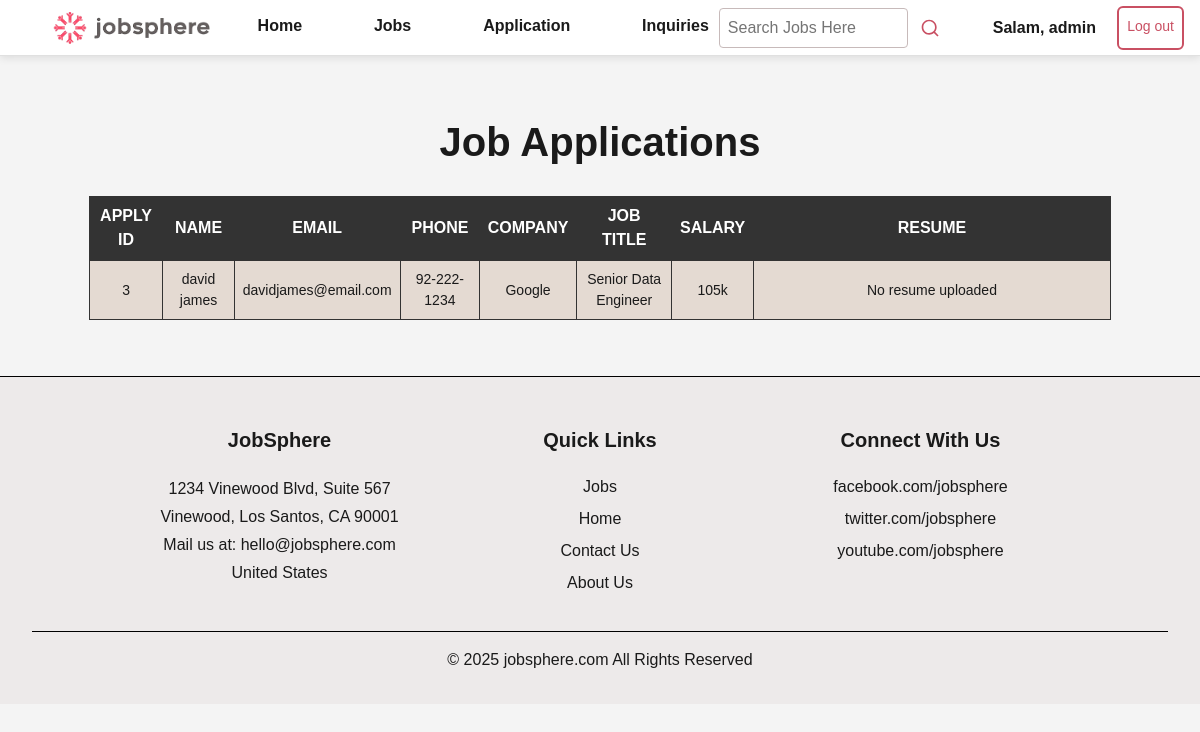
/job_application.php (signed in), run on the app's committed database.
### tables this page shows
CREATE TABLE `applications` (
  `apply_id` int(11) NOT NULL,
  `name` varchar(55) NOT NULL,
  `email` varchar(55) NOT NULL,
  `age` varchar(2) NOT NULL,
  `phone` varchar(11) NOT NULL,
  `address` varchar(60) NOT NULL,
  `education` varchar(250) NOT NULL,
  `company_name` varchar(50) NOT NULL,
  `job_title` varchar(55) NOT NULL,
  `job_salary` varchar(50) NOT NULL
);

### job_application.php (the view, shortened to what this page needs)
<?php require("includes/config.php"); ?>
<?php if (isset($_SESSION['logged_in']) && $_SESSION['logged_in'] === 'T' && isset($_SESSION['user_type']) && ($_SESSION['user_type'] === 'admin' || $_SESSION['user_type'] === 'employer')) { ?>
    <?php
    $sql = "SELECT * FROM applications";
    $stmt = $conn->query($sql);
    if ($stmt->num_rows > 0) {
    ?>
        <!DOCTYPE html>
        <head>
            <?php require('includes/head.php'); ?>
        </head>
        <body>
            <section class="first-section">
                <?php require('includes/navbar.php'); ?>
                <div class="table-container">
                    <h1>Job Applications</h1>
                    <table>
                        <thead>
                            <th>Apply id</th>
                            <th>Name</th>
                            <th>Email</th>
                            <th>Phone</th>
                            <th>Company</th>
                            <th>Job Title</th>
                            <th>Salary</th>
                            <th>Resume</th>
                        </thead>
                        <tbody>
                            <?php
                            while ($row = $stmt->fetch_assoc()) {
                            ?>
                                <tr>
                                    <td> <?php echo $row['apply_id']; ?> </td>
                                    <td> <?php echo $row['name']; ?> </td>
                                    <td> <?php echo $row['email']; ?> </td>
                                    <td> <?php echo $row['phone']; ?> </td>
                                    <td> <?php echo $row['company_name']; ?> </td>
                                    <td> <?php echo $row['job_title']; ?> </td>
                                    <td> <?php echo $row['job_salary']; ?> </td>
                                    <td>
                                        <?php if (!empty($row['resume_path'])): ?>
                                            <a href="uploads/resumes/<?php echo $row['resume_path']; ?>"
                                                target="_blank"
                                                class="resume-link">
                                                View Resume
                                            </a>
                                        <?php else: ?>
                                            No resume uploaded
                                        <?php endif; ?>
                                    </td>
                                </tr>
                            <?php } ?>
                        </tbody>
                    </table>
                <?php } else {
                echo "<h2> No record found</h2>";
            }
                ?>
                </div>
            </section>
            <?php require('includes/footer.php') ?>
        </body>
        </html>
    <?php } else {
    echo '<h2>Only admin or employer can access this page</h2>';
} ?>

### css/style.css (style rules this page uses)
* { margin: 0; padding: 0; box-sizing: border-box; }
body { font-family: var(--font-family-base); background-color: var(--color-background); color: var(--color-text-primary); line-height: var(--line-height-base); min-height: 100vh; overflow-x: hidden; }
.table-container { width: 100%; padding: var(--spacing-lg); overflow-x: auto; }
.table-container h1 { text-align: center; margin: var(--spacing-md) 0; font-size: clamp(1.75rem, 5vw, var(--font-size-4xl)); }
.table-container table { margin: var(--spacing-md) auto; width: 100%; max-width: 90%; background-color: var(--color-background-table); border-collapse: collapse; }
.table-container table th { text-transform: uppercase; text-align: center; background-color: var(--color-text-secondary); padding: var(--spacing-sm); color: white; font-weight: var(--font-weight-semibold); font-size: clamp(0.75rem, 2vw, var(--font-size-base)); }
.table-container table th:last-child { width: 35%; }
.table-container table td { text-align: center; padding: var(--spacing-sm); border: 1px solid var(--color-border-dark); font-size: clamp(0.75rem, 2vw, var(--font-size-sm)); }

### data on the page
applications: apply_id "3", name "david james", email "davidjames@email.com", phone "92-222-1234", company_name "Google", job_title "Senior Data Engineer", job_salary "105k"

### other printed values
$_SESSION['user_name'] "admin"
